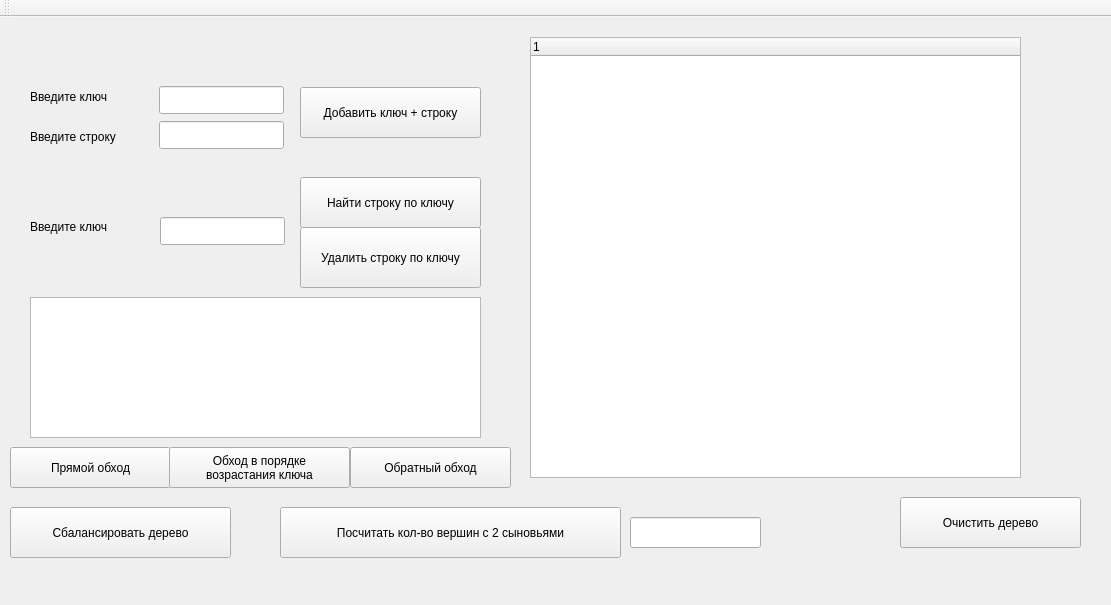
<?xml version="1.0" encoding="UTF-8"?>
<ui version="4.0">
 <class>MainWindow</class>
 <widget class="QMainWindow" name="MainWindow">
  <property name="geometry">
   <rect>
    <x>0</x>
    <y>0</y>
    <width>1111</width>
    <height>605</height>
   </rect>
  </property>
  <property name="windowTitle">
   <string>MainWindow</string>
  </property>
  <widget class="QWidget" name="centralwidget">
   <widget class="QPushButton" name="preorderButton">
    <property name="geometry">
     <rect>
      <x>10</x>
      <y>430</y>
      <width>161</width>
      <height>41</height>
     </rect>
    </property>
    <property name="text">
     <string>Прямой обход</string>
    </property>
   </widget>
   <widget class="QPushButton" name="inorderButton">
    <property name="geometry">
     <rect>
      <x>169</x>
      <y>430</y>
      <width>181</width>
      <height>41</height>
     </rect>
    </property>
    <property name="text">
     <string>Обход в порядке
возрастания ключа</string>
    </property>
   </widget>
   <widget class="QPushButton" name="postorderButton">
    <property name="geometry">
     <rect>
      <x>350</x>
      <y>430</y>
      <width>161</width>
      <height>41</height>
     </rect>
    </property>
    <property name="text">
     <string>Обратный обход</string>
    </property>
   </widget>
   <widget class="QLabel" name="label_3">
    <property name="geometry">
     <rect>
      <x>30</x>
      <y>200</y>
      <width>101</width>
      <height>20</height>
     </rect>
    </property>
    <property name="text">
     <string>Введите ключ</string>
    </property>
   </widget>
   <widget class="QTextEdit" name="resultTextEdit">
    <property name="geometry">
     <rect>
      <x>30</x>
      <y>280</y>
      <width>451</width>
      <height>141</height>
     </rect>
    </property>
   </widget>
   <widget class="QTreeWidget" name="treeWidget">
    <property name="geometry">
     <rect>
      <x>530</x>
      <y>20</y>
      <width>491</width>
      <height>441</height>
     </rect>
    </property>
    <property name="animated">
     <bool>true</bool>
    </property>
    <column>
     <property name="text">
      <string notr="true"/>
     </property>
    </column>
   </widget>
   <widget class="QLabel" name="label_2">
    <property name="geometry">
     <rect>
      <x>30</x>
      <y>110</y>
      <width>121</width>
      <height>20</height>
     </rect>
    </property>
    <property name="text">
     <string>Введите строку</string>
    </property>
   </widget>
   <widget class="QLabel" name="label_7">
    <property name="geometry">
     <rect>
      <x>0</x>
      <y>408</y>
      <width>16</width>
      <height>20</height>
     </rect>
    </property>
    <property name="text">
     <string/>
    </property>
   </widget>
   <widget class="QLabel" name="label_5">
    <property name="geometry">
     <rect>
      <x>1</x>
      <y>259</y>
      <width>16</width>
      <height>20</height>
     </rect>
    </property>
    <property name="text">
     <string/>
    </property>
   </widget>
   <widget class="QLabel" name="label_8">
    <property name="geometry">
     <rect>
      <x>0</x>
      <y>460</y>
      <width>16</width>
      <height>20</height>
     </rect>
    </property>
    <property name="text">
     <string/>
    </property>
   </widget>
   <widget class="QLabel" name="label">
    <property name="geometry">
     <rect>
      <x>30</x>
      <y>70</y>
      <width>95</width>
      <height>20</height>
     </rect>
    </property>
    <property name="text">
     <string>Введите ключ</string>
    </property>
   </widget>
   <widget class="QLabel" name="label_4">
    <property name="geometry">
     <rect>
      <x>1</x>
      <y>155</y>
      <width>16</width>
      <height>20</height>
     </rect>
    </property>
    <property name="text">
     <string/>
    </property>
   </widget>
   <widget class="QLineEdit" name="stringLineEdit">
    <property name="geometry">
     <rect>
      <x>159</x>
      <y>104</y>
      <width>125</width>
      <height>28</height>
     </rect>
    </property>
   </widget>
   <widget class="QPushButton" name="clearButton">
    <property name="geometry">
     <rect>
      <x>900</x>
      <y>480</y>
      <width>181</width>
      <height>51</height>
     </rect>
    </property>
    <property name="text">
     <string>Очистить дерево</string>
    </property>
   </widget>
   <widget class="QLineEdit" name="keyLineEdit">
    <property name="geometry">
     <rect>
      <x>159</x>
      <y>69</y>
      <width>125</width>
      <height>28</height>
     </rect>
    </property>
   </widget>
   <widget class="QLineEdit" name="keyLineEdit1">
    <property name="geometry">
     <rect>
      <x>160</x>
      <y>200</y>
      <width>125</width>
      <height>28</height>
     </rect>
    </property>
   </widget>
   <widget class="QPushButton" name="removeButton">
    <property name="geometry">
     <rect>
      <x>300</x>
      <y>210</y>
      <width>181</width>
      <height>61</height>
     </rect>
    </property>
    <property name="text">
     <string>Удалить строку по ключу</string>
    </property>
   </widget>
   <widget class="QPushButton" name="searchButton">
    <property name="geometry">
     <rect>
      <x>300</x>
      <y>160</y>
      <width>181</width>
      <height>51</height>
     </rect>
    </property>
    <property name="text">
     <string>Найти строку по ключу</string>
    </property>
   </widget>
   <widget class="QPushButton" name="addButton">
    <property name="geometry">
     <rect>
      <x>300</x>
      <y>70</y>
      <width>181</width>
      <height>51</height>
     </rect>
    </property>
    <property name="text">
     <string>Добавить ключ + строку</string>
    </property>
   </widget>
   <widget class="QPushButton" name="balanceButton">
    <property name="geometry">
     <rect>
      <x>10</x>
      <y>490</y>
      <width>221</width>
      <height>51</height>
     </rect>
    </property>
    <property name="text">
     <string>Сбалансировать дерево</string>
    </property>
   </widget>
   <widget class="QPushButton" name="taskButton">
    <property name="geometry">
     <rect>
      <x>280</x>
      <y>490</y>
      <width>341</width>
      <height>51</height>
     </rect>
    </property>
    <property name="text">
     <string>Посчитать кол-во вершин с 2 сыновьями</string>
    </property>
   </widget>
   <widget class="QLineEdit" name="keyLineEdit2">
    <property name="geometry">
     <rect>
      <x>630</x>
      <y>500</y>
      <width>131</width>
      <height>31</height>
     </rect>
    </property>
   </widget>
  </widget>
  <widget class="QMenuBar" name="menubar">
   <property name="geometry">
    <rect>
     <x>0</x>
     <y>0</y>
     <width>1111</width>
     <height>22</height>
    </rect>
   </property>
  </widget>
  <widget class="QToolBar" name="toolBar">
   <property name="windowTitle">
    <string>toolBar</string>
   </property>
   <attribute name="toolBarArea">
    <enum>TopToolBarArea</enum>
   </attribute>
   <attribute name="toolBarBreak">
    <bool>false</bool>
   </attribute>
  </widget>
 </widget>
 <resources/>
 <connections/>
</ui>
